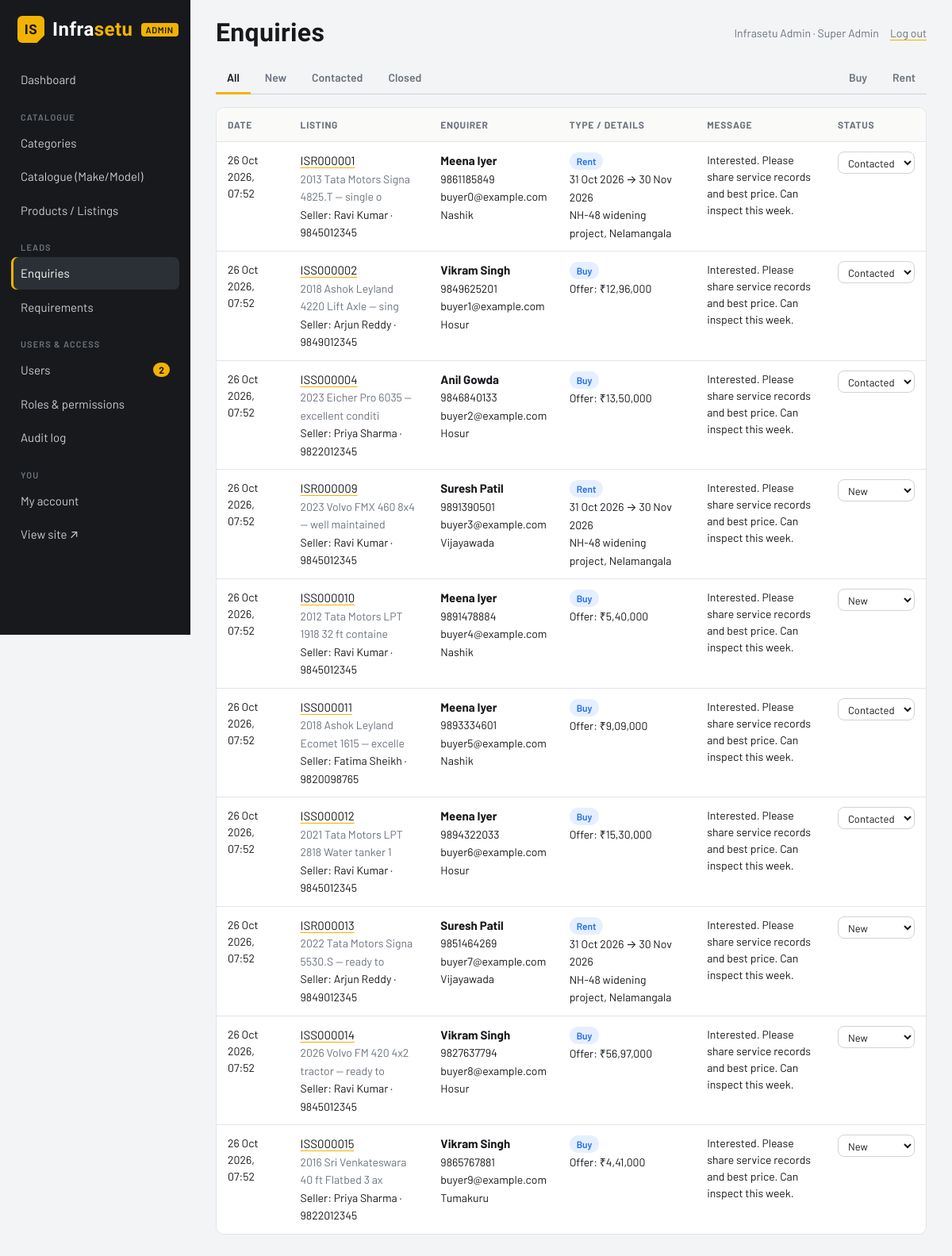
The page /admin/enquiries (signed in) on the database its author committed.
### models.py (models this page shows, shortened)
class TimestampMixin:
    created_at = db.Column(db.DateTime, default=datetime.utcnow, nullable=False)
    updated_at = db.Column(db.DateTime, default=datetime.utcnow, onupdate=datetime.utcnow, nullable=False)

class User(TimestampMixin, db.Model):
    __tablename__ = "users"
    id = db.Column(db.Integer, primary_key=True)
    name = db.Column(db.String(120), nullable=False)
    email = db.Column(db.String(160), unique=True, nullable=False, index=True)
    phone = db.Column(db.String(20), nullable=False)
    company = db.Column(db.String(160))
    password_hash = db.Column(db.String(255), nullable=False)
    role = db.Column(db.String(20), default="user", nullable=False)
    is_active = db.Column(db.Boolean, default=True, nullable=False)  # False = suspended
    account_type = db.Column(db.String(20), default="buyer", nullable=False, index=True)
    business_type = db.Column(db.String(60))  # buyer / seller sub-type
    state = db.Column(db.String(60))
    city = db.Column(db.String(80))
    gstin = db.Column(db.String(15))
    pan = db.Column(db.String(10))
    verification_status = db.Column(db.String(20), default="not_submitted", nullable=False)
    verification_note = db.Column(db.String(255))
    verified_at = db.Column(db.DateTime)
    verified_by_id = db.Column(db.Integer)
    last_login_at = db.Column(db.DateTime)
    failed_logins = db.Column(db.Integer, default=0, nullable=False)
    locked_until = db.Column(db.DateTime)
    password_changed_at = db.Column(db.DateTime)
    products = db.relationship("Product", back_populates="user", lazy="dynamic")
    roles = db.relationship("Role", secondary="user_roles", back_populates="users", lazy="selectin",
                            order_by="Role.name")
    partner_profile = db.relationship("PartnerProfile", back_populates="user", uselist=False,
                                      cascade="all, delete-orphan")
    @property
    def permissions(self):
        if any(r.slug == "super_admin" for r in self.roles):
            return set(PERMISSIONS)
        return set().union(*(r.codes for r in self.roles)) if self.roles else set()
    def has_permission(self, code):
        return bool(self.is_active) and code in self.permissions

class Enquiry(db.Model):
    __tablename__ = "enquiries"
    id = db.Column(db.Integer, primary_key=True)
    product_id = db.Column(db.Integer, db.ForeignKey("products.id", ondelete="CASCADE"), nullable=False)
    user_id = db.Column(db.Integer, db.ForeignKey("users.id"))
    enquiry_type = db.Column(db.String(10), nullable=False)  # buy | rent
    name = db.Column(db.String(120), nullable=False)
    phone = db.Column(db.String(20), nullable=False)
    email = db.Column(db.String(160), nullable=False)
    city = db.Column(db.String(80), nullable=False)
    offer_price = db.Column(db.Numeric(14, 2))
    rent_from = db.Column(db.Date)
    rent_to = db.Column(db.Date)
    work_site = db.Column(db.String(200))
    message = db.Column(db.Text, nullable=False)
    status = db.Column(db.String(20), default="new", nullable=False)
    created_at = db.Column(db.DateTime, default=datetime.utcnow, nullable=False)
    product = db.relationship("Product", back_populates="enquiries")
    user = db.relationship("User")

class Product(TimestampMixin, db.Model):
    __tablename__ = "products"
    id = db.Column(db.Integer, primary_key=True)
    ref_code = db.Column(db.String(20), unique=True, index=True)
    user_id = db.Column(db.Integer, db.ForeignKey("users.id"), nullable=False, index=True)
    category_id = db.Column(db.Integer, db.ForeignKey("categories.id"), nullable=False, index=True)
    catalogue_id = db.Column(db.Integer, db.ForeignKey("catalogue.id"), nullable=False, index=True)
    listing_type = db.Column(db.String(10), nullable=False, index=True)  # sell | rent
    title = db.Column(db.String(200), nullable=False)
    manufacture_year = db.Column(db.Integer, nullable=False, index=True)
    condition = db.Column(db.String(20), nullable=False)
    usage_reading = db.Column(db.Integer, nullable=False, default=0)  # km or hours per category
    fuel_type = db.Column(db.String(20), nullable=False)
    registration_no = db.Column(db.String(30))
    ownership = db.Column(db.String(30))
    insurance_valid_till = db.Column(db.Date)
    price = db.Column(db.Numeric(14, 2))
    price_negotiable = db.Column(db.Boolean, default=True, nullable=False)
    rent_rate = db.Column(db.Numeric(12, 2))
    rent_period = db.Column(db.String(10))
    min_rent_duration = db.Column(db.Integer)
    operator_included = db.Column(db.Boolean, default=False, nullable=False)
    fuel_included = db.Column(db.Boolean, default=False, nullable=False)
    available_from = db.Column(db.Date)
    state = db.Column(db.String(60), nullable=False, index=True)
    city = db.Column(db.String(80), nullable=False, index=True)
    pincode = db.Column(db.String(10), nullable=False)
    description = db.Column(db.Text, nullable=False)
    contact_name = db.Column(db.String(120), nullable=False)
    contact_phone = db.Column(db.String(20), nullable=False)
    contact_email = db.Column(db.String(160))
    status = db.Column(db.String(20), nullable=False, default="pending", index=True)
    admin_note = db.Column(db.String(255))
    is_featured = db.Column(db.Boolean, default=False, nullable=False)
    views = db.Column(db.Integer, default=0, nullable=False)
    user = db.relationship("User", back_populates="products")
    category = db.relationship("Category", back_populates="products")
    catalogue = db.relationship("Catalogue", back_populates="products")
    images = db.relationship("ProductImage", back_populates="product", cascade="all, delete-orphan",
                             order_by="ProductImage.sort_order")
    attribute_values = db.relationship("ProductAttributeValue", back_populates="product",
                                       cascade="all, delete-orphan")
    enquiries = db.relationship("Enquiry", back_populates="product", cascade="all, delete-orphan",
                                lazy="dynamic")

### admin.py (the view)
@bp.route("/enquiries")
@permission_required("leads.manage")
def enquiries():
    q = Enquiry.query
    if request.args.get("status") in ENQUIRY_STATUSES:
        q = q.filter_by(status=request.args["status"])
    if request.args.get("type") in ("buy", "rent"):
        q = q.filter_by(enquiry_type=request.args["type"])
    return render_template("admin/enquiries.html", page=_page(q.order_by(Enquiry.created_at.desc())))

### admin.py (called while the page is built)
@bp.before_request
@permission_required("admin.access")
def _guard():
    pass

def _page(q):
    return q.paginate(page=request.args.get("page", 1, type=int),
                       per_page=current_app.config["ADMIN_ITEMS_PER_PAGE"], error_out=False)

### utils.py (called while the page is built)
def load_current_user():
    uid = session.get("user_id")
    g.user = db.session.get(User, uid) if uid else None
    if g.user is not None and not g.user.is_active:
        session.clear()
        g.user = None

def permission_required(*codes):
    def decorator(view):
        @wraps(view)
        def wrapped(*args, **kwargs):
            if g.user is None:
                return redirect(url_for("auth.login", next=request.full_path))
            if not any(g.user.has_permission(c) for c in codes):
                abort(403)
            return view(*args, **kwargs)
        return wrapped
    return decorator

def can(code):
    return bool(g.get("user") is not None and g.user.has_permission(code))

def csrf_token():
    if "_csrf" not in session:
        session["_csrf"] = secrets.token_hex(16)
    return session["_csrf"]

def check_csrf():
    if request.method == "POST":
        token = request.form.get("_csrf") or request.headers.get("X-CSRF-Token")
        if not token or token != session.get("_csrf"):
            abort(400, description="Invalid or missing form token. Please reload the page and try again.")

def inr(value):
    if value is None:
        return "—"
    value = int(Decimal(value))
    s = str(abs(value))
    if len(s) > 3:
        head, tail = s[:-3], s[-3:]
        head = re.sub(r"(\d)(?=(\d{2})+$)", r"\1,", head)
        s = head + "," + tail
    return ("-" if value < 0 else "") + "₹" + s

### templates/admin/enquiries.html (shortened to what this page needs)
{% extends "admin/base.html" %}
{% from "_macros.html" import pager, status_badge %}
{% block admin_title %}Enquiries{% endblock %}
{% block admin_content %}
<nav class="tabs">
  <a href="{{ url_with(status='', page='') }}" class="{{ 'active' if not request.args.get('status') }}">All</a>
  {% for s in ENQUIRY_STATUSES %}<a href="{{ url_with(status=s, page='') }}" class="{{ 'active' if request.args.get('status') == s }}">{{ s|capitalize }}</a>{% endfor %}
  <a href="{{ url_with(type='buy' if request.args.get('type') != 'buy' else '', page='') }}" class="{{ 'active' if request.args.get('type') == 'buy' }}" style="margin-left:auto">Buy</a>
  <a href="{{ url_with(type='rent' if request.args.get('type') != 'rent' else '', page='') }}" class="{{ 'active' if request.args.get('type') == 'rent' }}">Rent</a>
</nav>
<div class="table-wrap">
<table class="table">
  <thead><tr><th>Date</th><th>Listing</th><th>Enquirer</th><th>Type / details</th><th>Message</th><th>Status</th></tr></thead>
  <tbody>
  {% for e in page.items %}
    <tr>
      <td class="small">{{ e.created_at|dt('%d %b %Y, %H:%M') }}</td>
      <td><a href="{{ url_for('admin.product_form', pid=e.product_id) }}">{{ e.product.ref_code }}</a><br><span class="small muted">{{ e.product.title[:40] }}</span><br><span class="small">Seller: {{ e.product.contact_name }} · {{ e.product.contact_phone }}</span></td>
      <td><b>{{ e.name }}</b><br><span class="small">{{ e.phone }}<br>{{ e.email }}<br>{{ e.city }}</span></td>
      <td><span class="badge badge-{{ e.enquiry_type }}">{{ e.enquiry_type }}</span><br><span class="small">{% if e.enquiry_type == 'buy' %}Offer: {{ e.offer_price|inr }}{% else %}{{ e.rent_from|dt }} → {{ e.rent_to|dt }}<br>{{ e.work_site }}{% endif %}</span></td>
      <td class="small" style="max-width:280px">{{ e.message }}</td>
      <td>
        <form method="post" action="{{ url_for('admin.enquiry_status', eid=e.id) }}" class="inline-form">
          <select name="status" onchange="this.form.submit()">{% for s in ENQUIRY_STATUSES %}<option value="{{ s }}" {% if e.status == s %}selected{% endif %}>{{ s|capitalize }}</option>{% endfor %}</select>
        </form>
      </td>
    </tr>
  {% else %}<tr><td colspan="6" class="muted">No enquiries.</td></tr>{% endfor %}
  </tbody>
</table>
</div>
{% endblock %}

### templates/admin/base.html (shortened to what this page needs)
{% extends "base.html" %}
{% block body_class %}admin{% endblock %}
{% block content %}
{% set ep = request.endpoint or '' %}
<div class="admin-shell">
  <aside class="admin-side">
    <a class="brand" href="{{ url_for('admin.dashboard') }}"><span class="brand-mark">IS</span> <span>Infra<b>setu</b></span> <small>ADMIN</small></a>
    <nav class="admin-nav">
      {% if can('dashboard.view') %}<a href="{{ url_for('admin.dashboard') }}" class="{{ 'active' if ep == 'admin.dashboard' }}">Dashboard</a>{% endif %}
      {% if can('catalogue.manage') or can('products.view') %}<h5>Catalogue</h5>{% endif %}
      {% if can('catalogue.manage') %}
      <a href="{{ url_for('admin.categories') }}" class="{{ 'active' if 'category' in ep or 'categories' in ep or 'attribute' in ep }}">Categories</a>
      <a href="{{ url_for('admin.catalogue') }}" class="{{ 'active' if 'catalogue' in ep }}">Catalogue (Make/Model)</a>
      {% endif %}
      {% if can('products.view') %}<a href="{{ url_for('admin.products') }}" class="{{ 'active' if 'product' in ep }}">Products / Listings</a>{% endif %}
      {% if can('leads.manage') %}
      <h5>Leads</h5>
      <a href="{{ url_for('admin.enquiries') }}" class="{{ 'active' if 'enquir' in ep }}">Enquiries</a>
      <a href="{{ url_for('admin.requirements') }}" class="{{ 'active' if 'requirement' in ep }}">Requirements</a>
      {% endif %}
      {% if can('users.view') or can('roles.manage') or can('audit.view') %}<h5>Users &amp; access</h5>{% endif %}
      {% if can('users.view') %}<a href="{{ url_for('admin.users') }}" class="{{ 'active' if 'user' in ep }}">Users{% if admin_kyc_pending %} <span class="count" title="KYC waiting">{{ admin_kyc_pending }}</span>{% endif %}</a>{% endif %}
      {% if can('roles.manage') %}<a href="{{ url_for('admin.roles') }}" class="{{ 'active' if 'role' in ep }}">Roles &amp; permissions</a>{% endif %}
      {% if can('audit.view') %}<a href="{{ url_for('admin.audit') }}" class="{{ 'active' if ep == 'admin.audit' }}">Audit log</a>{% endif %}
      <h5>You</h5>
      <a href="{{ url_for('auth.account') }}">My account</a>
      <a href="{{ url_for('public.home') }}" target="_blank">View site ↗</a>
    </nav>
  </aside>
  <div class="admin-main">
    <div class="admin-top">
      <h1>{% block heading %}{{ self.admin_title() }}{% endblock %}</h1>
      <div class="who">
        <span title="{{ g.user.roles|map(attribute='name')|join(', ') }}">{{ g.user.name }} · <span class="muted">{{ g.user.roles|selectattr('is_staff')|map(attribute='name')|join(', ') }}</span></span>
        <form method="post" action="{{ url_for('auth.logout') }}" class="inline"><input type="hidden" name="_csrf" value="{{ csrf_token() }}"><button class="link-btn">Log out</button></form>
      </div>
    </div>
    {% block admin_content %}{% endblock %}
  </div>
</div>
{% endblock %}

### rows shown on the page
User: user.name "Infrasetu Admin"
Enquiry: created_at|dt "26 Oct 2026, 07:52", product.ref_code "ISR000001", product "2013 Tata Motors Signa 4825.T — single o", product.contact_name "Ravi Kumar", product.contact_phone "9845012345", name "Meena Iyer", phone "9861185849", email "buyer0@example.com", city "Nashik", enquiry_type "Rent", rent_from|dt "31 Oct 2026", rent_to|dt "30 Nov 2026", work_site "NH-48 widening project, Nelamangala", message "Interested. Please share service records and best price. Can inspect this week.", status "Contacted"
Enquiry: created_at|dt "26 Oct 2026, 07:52", product.ref_code "ISS000002", product "2018 Ashok Leyland 4220 Lift Axle — sing", product.contact_name "Arjun Reddy", product.contact_phone "9849012345", name "Vikram Singh", phone "9849625201", email "buyer1@example.com", city "Hosur", enquiry_type "Buy", offer_price|inr "₹12,96,000", message "Interested. Please share service records and best price. Can inspect this week.", status "Contacted"
Enquiry: created_at|dt "26 Oct 2026, 07:52", product.ref_code "ISS000004", product "2023 Eicher Pro 6035 — excellent conditi", product.contact_name "Priya Sharma", product.contact_phone "9822012345", name "Anil Gowda", phone "9846840133", email "buyer2@example.com", city "Hosur", enquiry_type "Buy", offer_price|inr "₹13,50,000", message "Interested. Please share service records and best price. Can inspect this week.", status "Contacted"
Enquiry: created_at|dt "26 Oct 2026, 07:52", product.ref_code "ISR000009", product "2023 Volvo FMX 460 8x4 — well maintained", product.contact_name "Ravi Kumar", product.contact_phone "9845012345", name "Suresh Patil", phone "9891390501", email "buyer3@example.com", city "Vijayawada", enquiry_type "Rent", rent_from|dt "31 Oct 2026", rent_to|dt "30 Nov 2026", work_site "NH-48 widening project, Nelamangala", message "Interested. Please share service records and best price. Can inspect this week.", status "New"
Enquiry: created_at|dt "26 Oct 2026, 07:52", product.ref_code "ISS000010", product "2012 Tata Motors LPT 1918 32 ft containe", product.contact_name "Ravi Kumar", product.contact_phone "9845012345", name "Meena Iyer", phone "9891478884", email "buyer4@example.com", city "Nashik", enquiry_type "Buy", offer_price|inr "₹5,40,000", message "Interested. Please share service records and best price. Can inspect this week.", status "New"
Enquiry: created_at|dt "26 Oct 2026, 07:52", product.ref_code "ISS000011", product "2018 Ashok Leyland Ecomet 1615 — excelle", product.contact_name "Fatima Sheikh", product.contact_phone "9820098765", name "Meena Iyer", phone "9893334601", email "buyer5@example.com", city "Nashik", enquiry_type "Buy", offer_price|inr "₹9,09,000", message "Interested. Please share service records and best price. Can inspect this week.", status "Contacted"
Enquiry: created_at|dt "26 Oct 2026, 07:52", product.ref_code "ISS000012", product "2021 Tata Motors LPT 2818 Water tanker 1", product.contact_name "Ravi Kumar", product.contact_phone "9845012345", name "Meena Iyer", phone "9894322033", email "buyer6@example.com", city "Hosur", enquiry_type "Buy", offer_price|inr "₹15,30,000", message "Interested. Please share service records and best price. Can inspect this week.", status "Contacted"
Enquiry: created_at|dt "26 Oct 2026, 07:52", product.ref_code "ISR000013", product "2022 Tata Motors Signa 5530.S — ready to", product.contact_name "Arjun Reddy", product.contact_phone "9849012345", name "Suresh Patil", phone "9851464269", email "buyer7@example.com", city "Vijayawada", enquiry_type "Rent", rent_from|dt "31 Oct 2026", rent_to|dt "30 Nov 2026", work_site "NH-48 widening project, Nelamangala", message "Interested. Please share service records and best price. Can inspect this week.", status "New"
Enquiry: created_at|dt "26 Oct 2026, 07:52", product.ref_code "ISS000014", product "2026 Volvo FM 420 4x2 tractor — ready to", product.contact_name "Ravi Kumar", product.contact_phone "9845012345", name "Vikram Singh", phone "9827637794", email "buyer8@example.com", city "Hosur", enquiry_type "Buy", offer_price|inr "₹56,97,000", message "Interested. Please share service records and best price. Can inspect this week.", status "New"
Enquiry: created_at|dt "26 Oct 2026, 07:52", product.ref_code "ISS000015", product "2016 Sri Venkateswara 40 ft Flatbed 3 ax", product.contact_name "Priya Sharma", product.contact_phone "9822012345", name "Vikram Singh", phone "9865767881", email "buyer9@example.com", city "Tumakuru", enquiry_type "Buy", offer_price|inr "₹4,41,000", message "Interested. Please share service records and best price. Can inspect this week.", status "New"

### other values the page prints
{{ admin_kyc_pending }} "2"
{{ g.user.roles|selectattr('is_staff')|map(attribute='name')|join(', ') }} "Super Admin"
{{ s|capitalize }} "New" "Contacted" "Closed"
